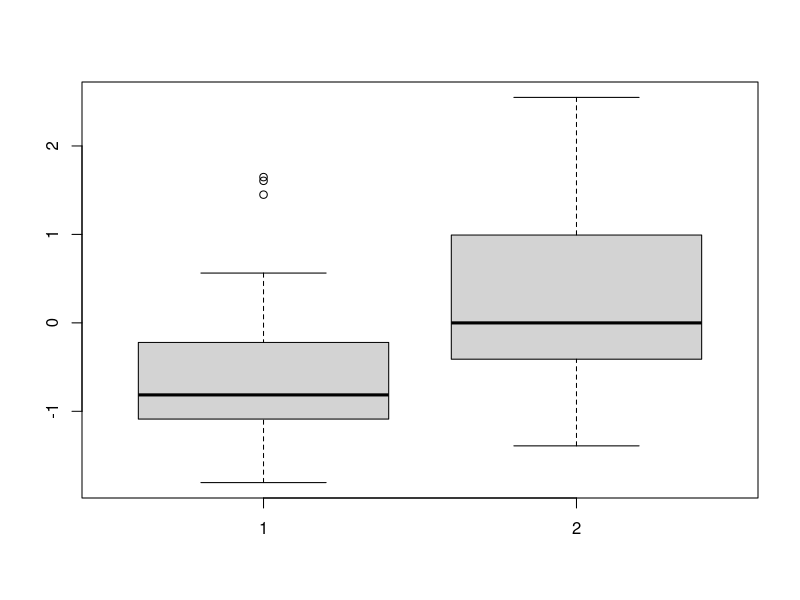
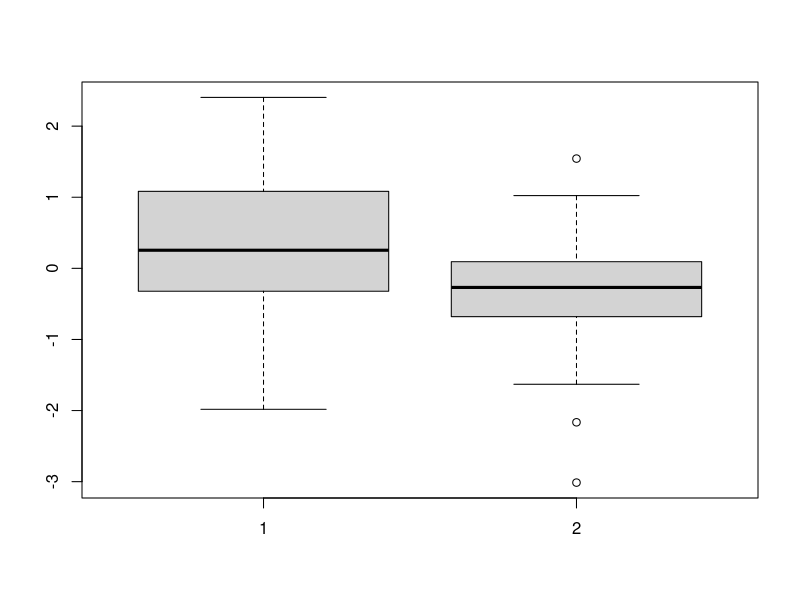
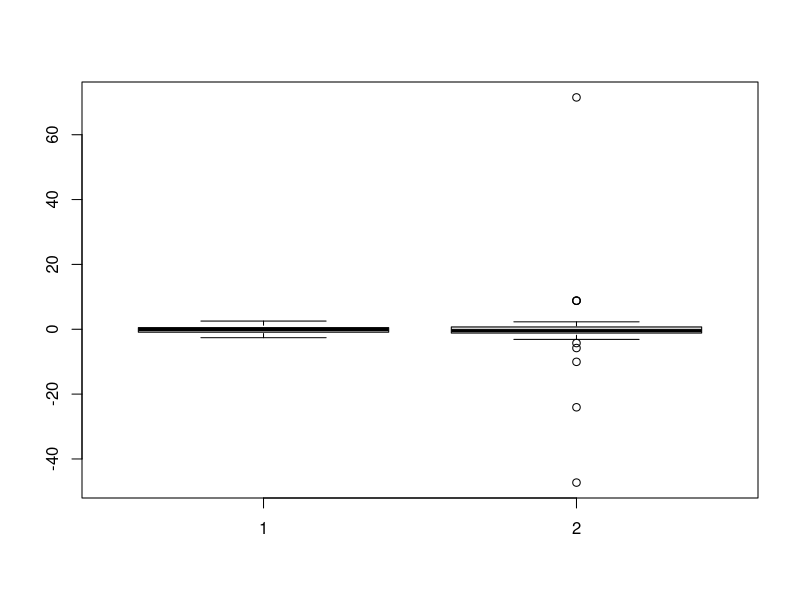
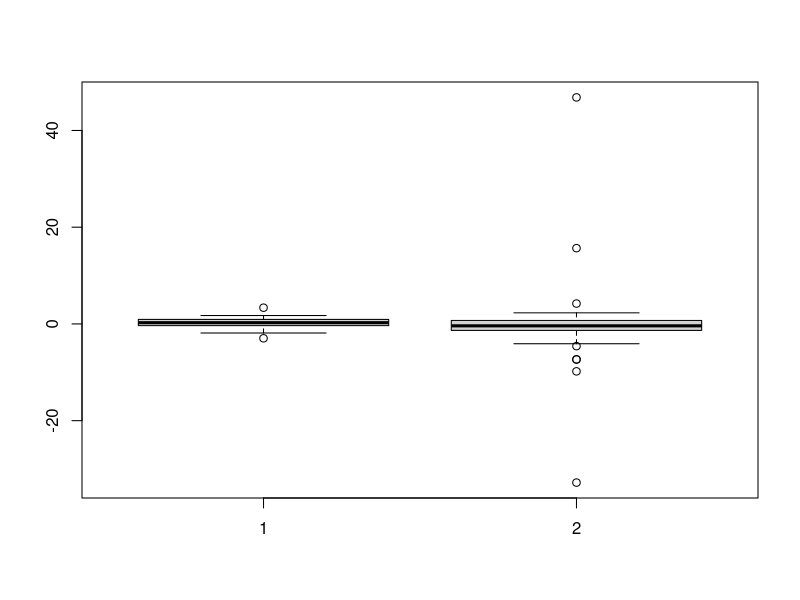

Here is the R script that generated these plots, in order:
# 0.3 Test de Hipotesis

# Voy a crear dos conjuntos de datos (2 listas):
# Usando un p-valor de rechazo del 0.05, dime en cuántos y qué casos:
#   - Hay un error de tipo I.
#   - Se acierta al rechazar la hipótesis nula (de igual distribución).
#   - Hay un error de tipo II.
#   - Se acierta al rechazar la hipótesis nula.

set.seed(1234) # para que dé siempre el mismo resultado
#rnorm(n, mean = 0, sd = 1)

foo <- function() list(a = rnorm(20), b = rnorm(20))

lista.a <- replicate(1000, foo(), simplify = F)

#boxplot(lista.a[[1]]$a,lista.a[[1]]$b)
#boxplot(lista.a[[2]]$a,lista.a[[2]]$b)
#mean(lista.a[[1]]$a)
#mean(lista.a[[1]]$b)

# H0: las distribuciones tienen la misma media (ambas estan generadas con la misma distribucion)
# H1: las distribuciones tienen diferente media

acepta_H0<-0
rechaza_H0<-0


in1<-0
in2<-0

milista_H0=list()
milista_NOH0=list()

for (i in 1:1000) {

    p<-t.test(lista.a[[i]]$a, lista.a[[i]]$b) 
  
  if(p$p.value>0.05){
    in1<-in1+1
    acepta_H0<-acepta_H0+1
    milista_H0[[in1]]<-list(a=lista.a[[i]]$a,b=lista.a[[i]]$b)
  
    } else {
    in2<-in2+1
    rechaza_H0<-rechaza_H0+1
    milista_NOH0[[in2]]<-list(a=lista.a[[i]]$a,b=lista.a[[i]]$b)
  }
}


# Dado que los datos se han generado segun una misma distribucion, H0 es VERDADERA
# todos los valores p>0.05 nos permiten aceptar H0
# acepta_H0 es el numero de aciertos en aceptar H0 tal que H0 es verdadera
acepta_H0

# Entonces, los errores Tipo I se producen cuando se rechaza H0 tal que H0 es verdadera
rechaza_H0
# Esta es lista de casos en los que se ha rechazado H0 
milista_NOH0

# Ejemplo para el 1er elemento de la lista de rechazados
t.test(milista_NOH0[[1]]$a, milista_NOH0[[1]]$b)
boxplot(milista_NOH0[[1]]$a, milista_NOH0[[1]]$b)

t.test(milista_NOH0[[15]]$a, milista_NOH0[[15]]$b)
boxplot(milista_NOH0[[15]]$a, milista_NOH0[[15]]$b)

# En estos casos se rechaza H0 porque para estas observaciones... 


#-------------------------------------------------------------------------
foo2 <- function() list(a = rnorm(50), b = rcauchy(50))
lista.b <- replicate(1000, foo2(), simplify = F)

boxplot(lista.b[[1]]$a,lista.b[[1]]$b)
boxplot(lista.b[[2]]$a,lista.b[[2]]$b)
#mean(lista.a[[1]]$a)
#mean(lista.a[[1]]$b)


acepta_H0<-0
rechaza_H0<-0

for (i in 1:1000) {
  k<-t.test(lista.b[[i]]$a, lista.b[[i]]$b, paired = TRUE) 
  
  if(k$p.value>0.05){
    acepta_H0<-acepta_H0+1
  } else {
    rechaza_H0<-rechaza_H0+1
  }
}

acepta_H0
rechaza_H0
